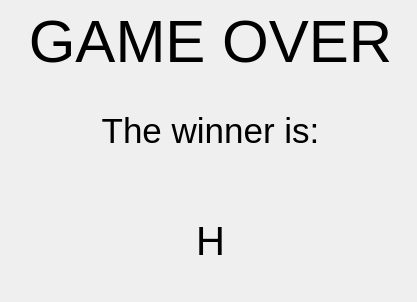
<?xml version="1.0" encoding="UTF-8"?>
<ui version="4.0">
 <class>GameOverScreen</class>
 <widget class="QWidget" name="GameOverScreen">
  <property name="geometry">
   <rect>
    <x>0</x>
    <y>0</y>
    <width>417</width>
    <height>302</height>
   </rect>
  </property>
  <property name="windowTitle">
   <string>Form</string>
  </property>
  <property name="autoFillBackground">
   <bool>true</bool>
  </property>
  <widget class="QLabel" name="label">
   <property name="geometry">
    <rect>
     <x>10</x>
     <y>10</y>
     <width>401</width>
     <height>61</height>
    </rect>
   </property>
   <property name="font">
    <font>
     <pointsize>45</pointsize>
    </font>
   </property>
   <property name="text">
    <string>GAME OVER</string>
   </property>
   <property name="alignment">
    <set>Qt::AlignCenter</set>
   </property>
  </widget>
  <widget class="QLabel" name="winnerLabel">
   <property name="geometry">
    <rect>
     <x>10</x>
     <y>200</y>
     <width>401</width>
     <height>81</height>
    </rect>
   </property>
   <property name="font">
    <font>
     <pointsize>30</pointsize>
    </font>
   </property>
   <property name="text">
    <string>H</string>
   </property>
   <property name="alignment">
    <set>Qt::AlignCenter</set>
   </property>
  </widget>
  <widget class="QLabel" name="label_2">
   <property name="geometry">
    <rect>
     <x>10</x>
     <y>100</y>
     <width>401</width>
     <height>61</height>
    </rect>
   </property>
   <property name="font">
    <font>
     <pointsize>26</pointsize>
    </font>
   </property>
   <property name="text">
    <string>The winner is:</string>
   </property>
   <property name="alignment">
    <set>Qt::AlignCenter</set>
   </property>
  </widget>
 </widget>
 <resources/>
 <connections/>
</ui>
